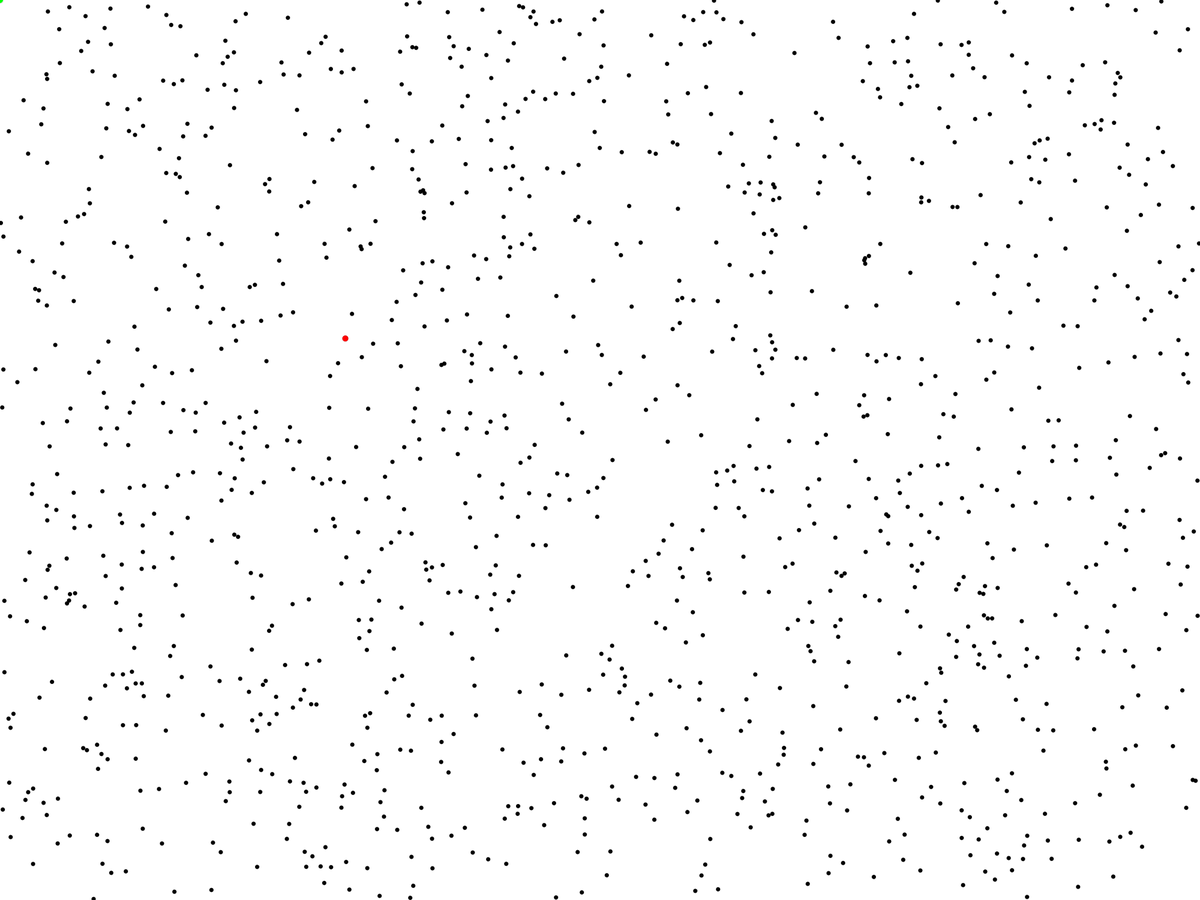
Frame 1 (no input)
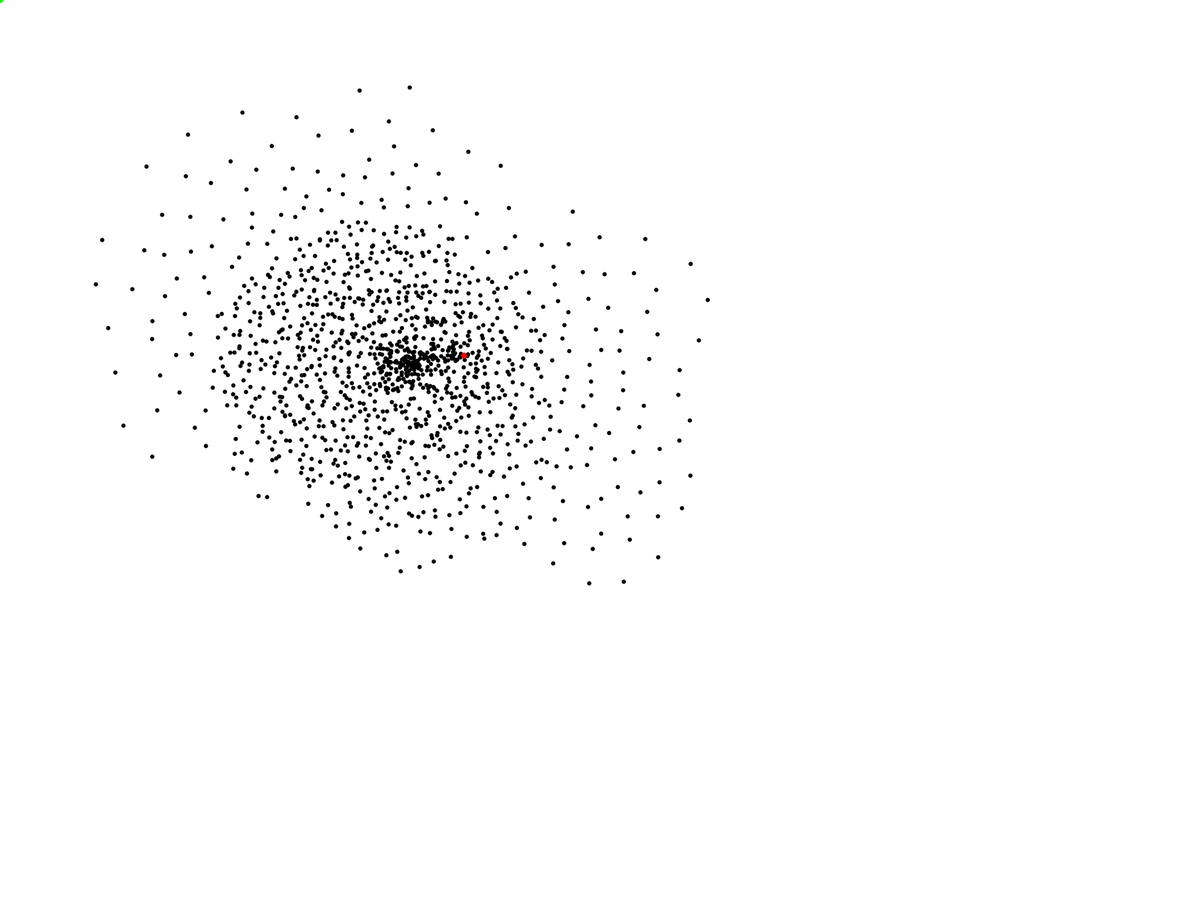
Frame 60 (the mouse pressed at the canvas centre just before this capture)
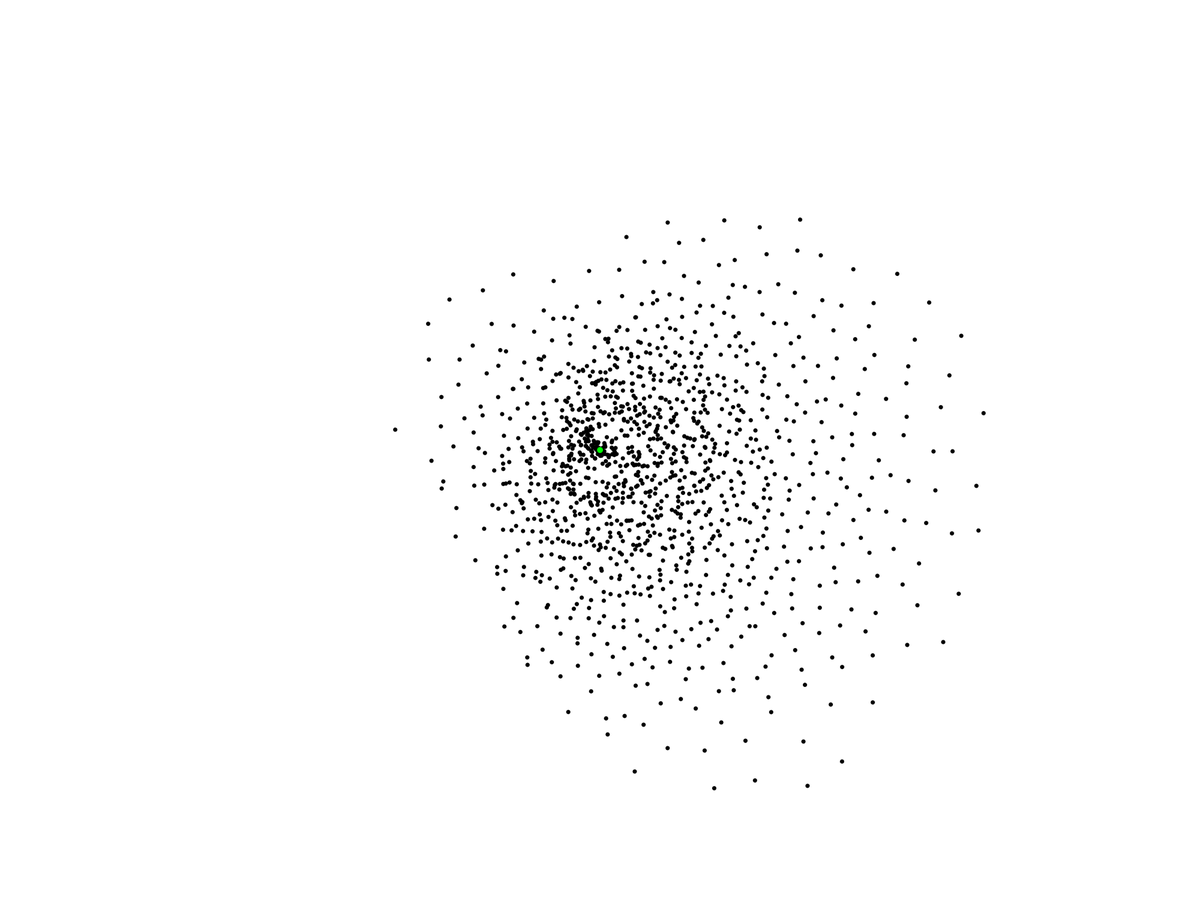
Frame 120 (the mouse held since frame 60 and released just before this capture)

The Processing sketch that drew these frames (run headless with seeded random() and noise(); from frame 60 on, the mouse is pressed at the canvas centre):

// Processing sketch: Park_NOC_6_11B_cohesion
// ── Park_NOC_6_11B_cohesion.pde

int total = 1250;
ArrayList <Swimmer> swimmerslist = new ArrayList<Swimmer>();
PVector perlinTarget;
float px,py,delta;

void setup() {
  size(2000,1500);//sets the size of the canvas
  smooth();//makes the graphics of the program smoother than normal
  for (int i = 0; i < total; i++) {
    swimmerslist.add(new Swimmer()); //creates a new mover for every integer below the length of the Mover array
  }
  frameRate(200);
  px=random(10000);
  py=random(10000);
  delta=.01;
  
}

void draw() {
  perlinTarget = new PVector( map(noise(px), 0,1,100,width-100), map(noise(py), 0,1,100,height-100) );
  
  if( pow(random(0,1),2) < random(0,1) ){
    perlinTarget.add( new PVector(mouseX,mouseY).sub(perlinTarget).normalize().mult(2) );
  }
  
  
  //fill(255,100);
  //rect(0,0,width,height);;//redraws the background every time
  background(255);

  for (Swimmer p : swimmerslist) {
    if(mousePressed){ 
      p.seek(new PVector (mouseX,mouseY) );
    }else  p.seek(perlinTarget);
     p.run(swimmerslist);
    //moves and draws the mover
  }
  px+=delta;
  py+=delta;
  

  
  
  
  if(mousePressed){ 
      fill(0,255,0);
      ellipse(mouseX,mouseY,10,10);
    }else{
      fill(255,0,0);
      ellipse(perlinTarget.x,perlinTarget.y,10,10);
      fill(0,255,0);
      ellipse(mouseX,mouseY,10,10);
    }
      
  
}

// ── swimmer.pde
class Swimmer {

  PVector location1;
  PVector velocity1;
  PVector accleration1;
  float topspeed1;
  float size1;
  float maxforce;
  
  
  
  //all these vectors and floats create the variables needed to run the program
//  PVector step = new PVector(0,0);
//  PVector loc;

  Swimmer() {
    
    location1 = new PVector(random(width),random(height));
    velocity1 = new PVector(0,0);
    accleration1= new PVector (0,0);
    topspeed1 = 20;
    size1 = 7;
    maxforce=1;
    //this code sets the beginning magnitude and direction of all the variables
  }
  
  void run(ArrayList <Swimmer> a){
    sep(a);
    //seek(new PVector(mouseX,mouseY) );
    update();
    //update1();
    display1();
  }
    void update() {
    velocity1.add(accleration1);
    //velocity.limit(maxspeed);
    location1.add(velocity1);
    accleration1.mult(0);
  }//moves the vehicles
 
  void applyForce(PVector force) {
    accleration1.add(force);
  }
 

   void seek(PVector target) {
    PVector desired = PVector.sub(target,location1);
    desired.normalize(); 
    desired.mult(topspeed1);
    PVector steer = PVector.sub(desired,velocity1);
    if(PVector.dist(location1, new PVector (mouseX,mouseY) ) > size1*10){
      steer.limit(maxforce*2);
    }else steer.mult(0);
    //steer.limit(maxforce);
    applyForce(steer);

  }//steers the vehicle toward the path  
  
  void display1() {
    stroke(0);
    strokeWeight(0);
    fill(0);
    ellipse(location1.x,location1.y,size1,size1);
  } // display function draws the circles every time they move
  

  
  void sep(ArrayList<Swimmer> a){
    PVector sum= new PVector();
    float dSep= size1*10;
    int count =0;
    for (Swimmer b:a){
       float d = PVector.dist(location1, b.location1);
      if ((d > 0) && (d < dSep)) {
        PVector diff = PVector.sub(location1, b.location1);
        diff.normalize().div(d); 
        sum.add(diff);
        count++;

      }
    }
    if (count > 0) {
      sum.div(count);
      sum.normalize();
      sum.mult(topspeed1);
      PVector steer = PVector.sub(sum, velocity1);
      steer.limit(maxforce*2);
      accleration1.add(steer);
      
    }
  }
  
  
  
}
